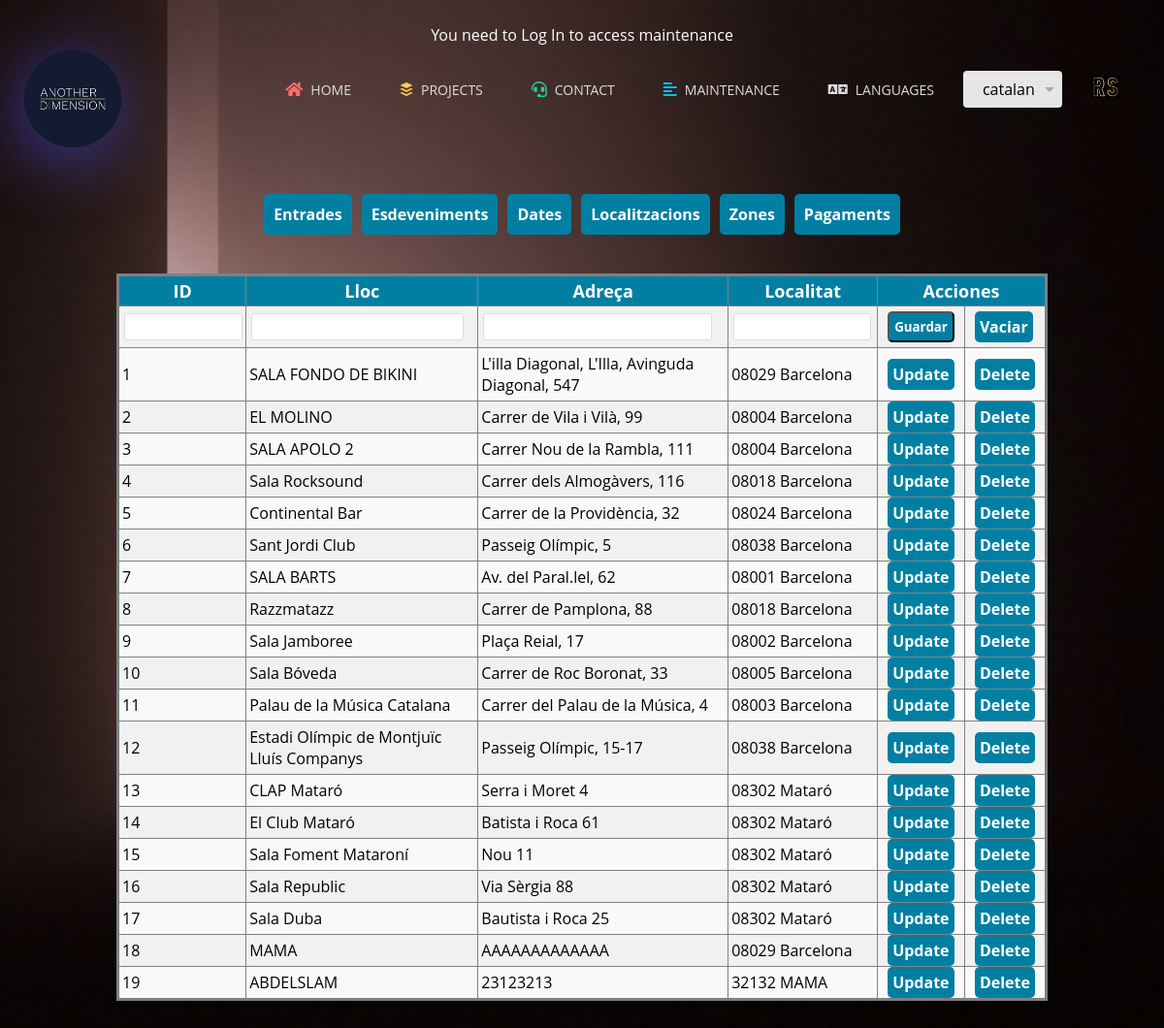
/index.php?localitzacio/show (signed in), run on the app's committed database.
### tables this page shows
CREATE TABLE `tbl_localitzacio` (
  `id` int NOT NULL AUTO_INCREMENT,
  `lloc` varchar(90) NOT NULL,
  `adreca` varchar(90) NOT NULL,
  `localitat` varchar(90) NOT NULL,
  PRIMARY KEY (`id`)
);

### classes/Controller/LocalitzacioController.class.php (called while the page is built, shortened)
<?php
class LocalitzacioController extends Controller {
    public function show() {
        require_once 'lang/lang_cookies.php';
        $errors = [];
        $mLocalitzacio = new LocalitzacioModel();
        $localitzacioObjects = $mLocalitzacio->read();
        $localitzacio = new Localitzacio();
        LocalitzacioView::show($localitzacio, $localitzacioObjects, $type="?localitzacio/show", $lang, $errors);
    }
}

### index.php (called while the page is built, shortened)
<?php
try {
    $cfront = new FrontController();
    $cfront->dispatch();
} catch (Exception $e) {
    $vError = new ErrorView();
    $vError->show($e);
}

### classes/Model/Localitzacio.class.php (called while the page is built, shortened)
<?php
class Localitzacio {
    public function __get($property) {
        if (property_exists($this, $property)) {
            return $this->$property;
        } else {
            throw new Exception("No existeix la propietat $property");
        }
    }
}
?>

### classes/Model/DataBase.php (called while the page is built, shortened)
<?php
class DataBase extends Singleton {
    private $link;
    public function __construct($tipoConsulta) {
        $this->conexion = new Connexio($tipoConsulta);
        switch ($this->conexion->getSgbd()) {
            case 'mysql' :
                if ($link = new mysqli($this->conexion->getHost(), $this->conexion->getUsuario(), $this->conexion->getPassword(), $this->conexion->getBase())){
                    $this->link = $link;
                } else {
                    throw new Exception("No s'ha conectat");
                }
                break;
        }
    }
    public function executarSQL($sSql, $aParam = null) {
        if ($stmt = $this->link->prepare($sSql)) {
            if ($stmt->execute()) {
                $res = $stmt->get_result();
                if ($res !== false) {
                    $dades = $res->fetch_all(MYSQLI_ASSOC);
                } else {
                    $dades = "La consulta se ha realizado con existo";
                }
            } else {
                echo "Error al ejecutar la consulta: " . $stmt->error;
            }
        }
        return $dades;
    }
}
?>

### classes/Model/LocalitzacioModel.class.php (called while the page is built, shortened)
<?php
class LocalitzacioModel {
    public function connection($type = "select") {
        return new DataBase($type);
    }
    public function read() {
        $type = $this->connection('select');
        $consulta = $type->executarSQL("SELECT * FROM tbl_localitzacio");
        $localitzacions = [];
        foreach ($consulta as $row) {
            $localitzacio = new Localitzacio();
            $localitzacio->id = $row['id'];
            $localitzacio->lloc = $row['lloc'];
            $localitzacio->adreca = $row['adreca'];
            $localitzacio->localitat = $row['localitat'];
            $localitzacions[] = $localitzacio;
        }
        return $localitzacions;
    }
}

### classes/Config/dbinfo.php (called while the page is built)
<?php
$sgbd = 'mysql';
$db = 'myweb';
$user = 'usr_consulta';
$password = '2024@Thos';
?>

### classes/Model/Connexio.php (called while the page is built, shortened)
<?php
class Connexio extends Singleton {
    private $sgbd;
    public function __construct($consulta) {
        include 'classes/Config/dbinfo.php';
        $this->sgbd = $sgbd;
    }
    public function getSgbd()
    {
        return $this->sgbd;
    }
}
?>

### classes/View/LocalitzacioView.class.php (the view, shortened to what this page needs)
<?php
class LocalitzacioView extends View {
    public static function show(Localitzacio $localitzacio, $datos, $type, $lang = "es", $errors = null)
    {
        $thead = '
            <thead>
                <tr>
                    <th>ID</th>
                    <th>Lloc</th>
                    <th>Adreça</th>
                    <th>Localitat</th>
                    <th colspan="2">Acciones</th>
                </tr>
            </thead>';
        $inputRow = '
            <tr>
                <td><input type="text" value="' . $localitzacio->__get('id') . '" id="id" name="id" required />
                <p class="error">' . $errors['id'] . '</p></td>
                <td><input type="text" value="' . $localitzacio->__get('lloc') . '" id="lloc" name="lloc" required />
                <p class="error">' . $errors['lloc'] . '</p></td>
                <td><input type="text" value="' . $localitzacio->__get('adreca') . '" id="adreca" name="adreca" required />
                <p class="error">' . $errors['adreca'] . '</p></td>
                <td><input type="text" value="' . $localitzacio->__get('localitat') . '" id="localitat" name="localitat" required />
                <p class="error">' . $errors['localitat'] . '</p></td>
                <td><input class="btn" name="submit" type="submit" value="Guardar"></td>
                <td><a href="?Localitzacio/show">Vaciar</a></td>
            </tr>';
        $table = self::generateTable($datos);
        echo "<!DOCTYPE html><html lang=\"en\">";
        include "templates/head.php";
        echo "<body>";
        include "templates/header.php";
        include "templates/nav_manteniment.php";
        include "templates/body_manteniment.php";
        echo "</body></html>";
    }
    public static function generateTable($datos)
    {
        $table = '';
        foreach ($datos as $obj) {
            $table .= '<tr>
          <td>' . $obj->id . '</td>
          <td>' . $obj->lloc . '</td>
          <td>' . $obj->adreca . '</td>
          <td>' . $obj->localitat . '</td>
          <td><a href="?Localitzacio/showUpdate/' . $obj->id . '"> Update</a></td>
          <td><a href="?Localitzacio/delete/' . $obj->id . '"> Delete</a></td>';
        }
        return $table;
    }
}

### css/style.css (style rules this page uses)
* { margin: 0; padding: 0; text-decoration: none; font-family: "Open Sans", sans-serif; }
body { background-image: url(../img/background.jpg); background-position: center center; background-repeat: no-repeat; background-attachment: fixed; background-size: cover; background-color: #464646; }
input[type="text"], input[type="email"], textarea { width: 90%; padding: 0px; border: 1px solid #ddd; border-radius: 3px; }
th { background-color: #007fa3; color: white; font-size: 18px; }
td, th { border: 1px solid gray; padding: 3px; }
tr:nth-child(even) td { background-color: #f9f9f9; }
tr:nth-child(odd) td { background-color: #f1f1f1; }
#manteniment a, #manteniment input[type=submit] { text-decoration: none; color: #333; padding: 5px; margin: 0 7px; border-radius: 5px; background-color: #007fa3; color: white; font-weight: bold; transition: background-color 0.3s ease; }
#manteniment tr td { padding: 5px 3px; }
#manteniment input[type=text], #manteniment select { padding: 4px; margin: 2px; }

### data on the page
tbl_localitzacio: id "1", lloc "SALA FONDO DE BIKINI", adreca "L'illa Diagonal, L'Illa, Avinguda Diagonal, 547", localitat "08029 Barcelona"
tbl_localitzacio: id "2", lloc "EL MOLINO", adreca "Carrer de Vila i Vilà, 99", localitat "08004 Barcelona"
tbl_localitzacio: id "3", lloc "SALA APOLO 2", adreca "Carrer Nou de la Rambla, 111", localitat "08004 Barcelona"
tbl_localitzacio: id "4", lloc "Sala Rocksound", adreca "Carrer dels Almogàvers, 116", localitat "08018 Barcelona"
tbl_localitzacio: id "5", lloc "Continental Bar", adreca "Carrer de la Providència, 32", localitat "08024 Barcelona"
tbl_localitzacio: id "6", lloc "Sant Jordi Club", adreca "Passeig Olímpic, 5", localitat "08038 Barcelona"
tbl_localitzacio: id "7", lloc "SALA BARTS", adreca "Av. del Paral.lel, 62", localitat "08001 Barcelona"
tbl_localitzacio: id "8", lloc "Razzmatazz", adreca "Carrer de Pamplona, 88", localitat "08018 Barcelona"
tbl_localitzacio: id "9", lloc "Sala Jamboree", adreca "Plaça Reial, 17", localitat "08002 Barcelona"
tbl_localitzacio: id "10", lloc "Sala Bóveda", adreca "Carrer de Roc Boronat, 33", localitat "08005 Barcelona"
tbl_localitzacio: id "11", lloc "Palau de la Música Catalana", adreca "Carrer del Palau de la Música, 4", localitat "08003 Barcelona"
tbl_localitzacio: id "12", lloc "Estadi Olímpic de Montjuïc Lluís Companys", adreca "Passeig Olímpic, 15-17", localitat "08038 Barcelona"
tbl_localitzacio: id "13", lloc "CLAP Mataró", adreca "Serra i Moret 4", localitat "08302 Mataró"
tbl_localitzacio: id "14", lloc "El Club Mataró", adreca "Batista i Roca 61", localitat "08302 Mataró"
tbl_localitzacio: id "15", lloc "Sala Foment Mataroní", adreca "Nou 11", localitat "08302 Mataró"
tbl_localitzacio: id "16", lloc "Sala Republic", adreca "Via Sèrgia 88", localitat "08302 Mataró"
tbl_localitzacio: id "17", lloc "Sala Duba", adreca "Bautista i Roca 25", localitat "08302 Mataró"
tbl_localitzacio: id "18", lloc "MAMA", adreca "AAAAAAAAAAAAA", localitat "08029 Barcelona"
tbl_localitzacio: id "19", lloc "ABDELSLAM", adreca "23123213", localitat "32132 MAMA"

### other printed values
$lang['home'] "HOME"
$lang['projects'] "PROJECTS"
$lang['contact'] "CONTACT"
$lang['maintenance'] "MAINTENANCE"
$lang['language'] "LANGUAGES"
form field idioma "catalan"
